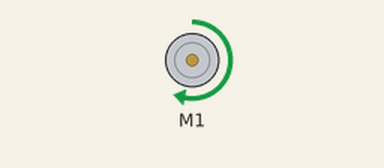
This sketch was run on a simulated Arduino Uno, built with avr-gcc and run on an emulated ATmega328P. On the bench: DC motor (green arrow = forward, orange = backward, longer = faster).

Above: at 0.1 s.
Timing chart, 0 to 1.6 s (numbered marks = the images above):
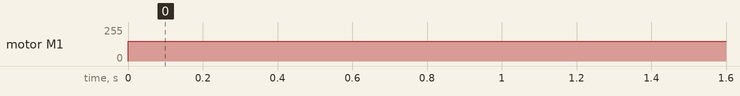

The sketch:

MotorTesting.ino
```cpp
#include <Wire.h>
#include <Adafruit_MotorShield.h>
#include "utility/Adafruit_MS_PWMServoDriver.h"

Adafruit_MotorShield AFMS = Adafruit_MotorShield();
Adafruit_DCMotor *myMotor = AFMS.getMotor(1);

void setup() {
  // put your setup code here, to run once:
  AFMS.begin();
  Serial.begin(9600);

  myMotor->setSpeed(150);
}

void loop() {
  // put your main code here, to run repeatedly:
  myMotor->run(FORWARD);
}
```

Measured:
- by itself, motor M1: stopped → forward 150/255 at 0.00 s
